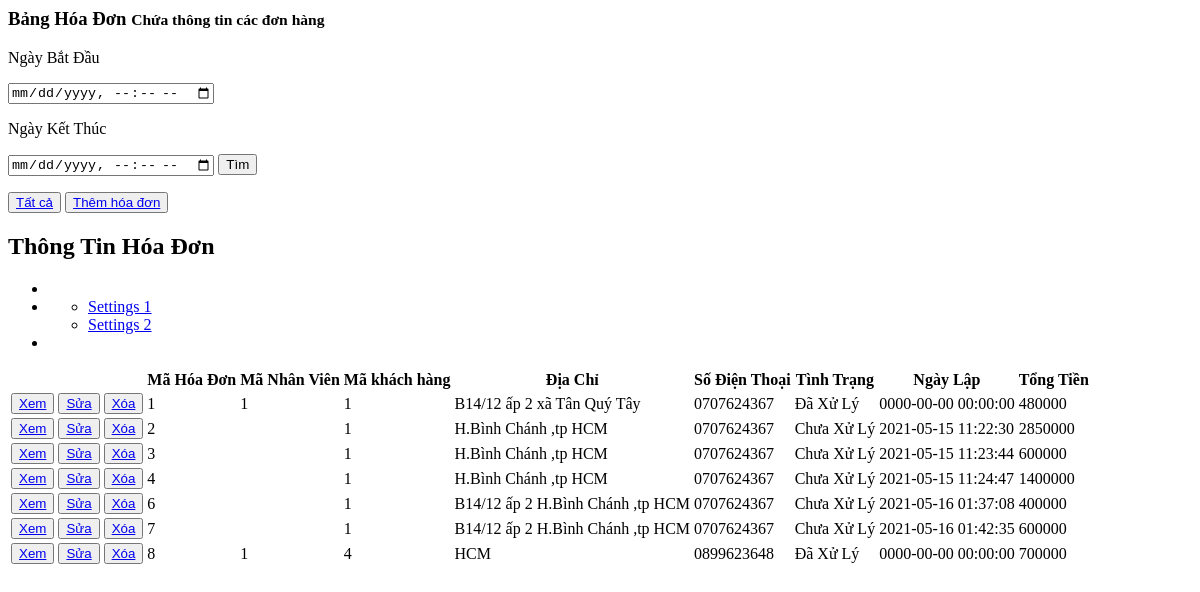
/admin/dashboard/manage_order.php, run on the app's committed database.
### tables this page shows
CREATE TABLE `hoadon` (
  `MA_HD` int(10) UNSIGNED NOT NULL,
  `MA_NV` int(10) UNSIGNED DEFAULT NULL,
  `MA_KH` int(10) UNSIGNED NOT NULL,
  `DIA_CHI` text NOT NULL,
  `SODIENTHOAI` varchar(10) NOT NULL,
  `TINH_TRANG` tinyint(1) DEFAULT NULL,
  `TONG_TIEN` float NOT NULL,
  `NGAY_LAP` datetime NOT NULL
);

### admin/dashboard/manage_order.php (the view, shortened to what this page needs)
<?php
    $con = mysqli_connect("localhost", "root", "", "doanweb2");
    $title_left = '<div class="title_left">
                      <h3>Bảng Hóa Đơn <small>Chứa thông tin các đơn hàng</small></h3>
                  </div>';
    $thead = '<thead>
                <tr>
                  <th></th>
                  <th>Mã Hóa Đơn<a  class="fa fa-chevron-up" aria-hidden="true" href="index.php?manage=orders&sort=up&stt=MA_HD"></a><a class="fa fa-chevron-down" aria-hidden="true" href="index.php?manage=orders&sort=down&stt=MA_HD"></a></th>
                  <th>Mã Nhân Viên<a class="fa fa-chevron-up" aria-hidden="true" href="index.php?manage=orders&sort=up&stt=MA_NV"></a><a class="fa fa-chevron-down" aria-hidden="true" href="index.php?manage=orders&sort=down&stt=MA_NV"></a></th>
                  <th>Mã khách hàng<a class="fa fa-chevron-up" aria-hidden="true" href="index.php?manage=orders&sort=up&stt=MA_KH"></a><a class="fa fa-chevron-down" aria-hidden="true" href="index.php?manage=orders&sort=down&stt=MA_KH"></a></th>
                  <th>Địa Chỉ<a class="fa fa-chevron-up" aria-hidden="true" href="index.php?manage=orders&sort=up&stt=DIA_CHI"></a><a class="fa fa-chevron-down" aria-hidden="true" href="index.php?manage=orders&sort=down&stt=DIA_CHI"></a></th>
                  <th>Số Điện Thoại<a class="fa fa-chevron-up" aria-hidden="true" href="index.php?manage=orders&sort=up&stt=SODIENTHOAI"></a><a class="fa fa-chevron-down" aria-hidden="true" href="index.php?manage=orders&sort=down&stt=SODIENTHOAI"></a></th>
                  <th>Tình Trạng<a class="fa fa-chevron-up" aria-hidden="true" href="index.php?manage=orders&sort=up&stt=TINH_TRANG"></a><a class="fa fa-chevron-down" aria-hidden="true" href="index.php?manage=orders&sort=down&stt=TINH_TRANG"></a></th>
                  <th>Ngày Lập<a class="fa fa-chevron-up" aria-hidden="true" href="index.php?manage=orders&sort=up&stt=NGAY_LAP"></a><a class="fa fa-chevron-down" aria-hidden="true" href="index.php?manage=orders&sort=down&stt=NGAY_LAP"></a></th>
                  <th>Tổng Tiền<a class="fa fa-chevron-up" aria-hidden="true" href="index.php?manage=orders&sort=up&stt=TONG_TIEN"></a><a class="fa fa-chevron-down" aria-hidden="true" href="index.php?manage=orders&sort=down&stt=TONG_TIEN"></a></th>
                </tr>
              </thead>';
    $tr='';
    if (isset($_GET['ngaybatdau']) && isset($_GET['ngayketthuc'])) {
        $Timestart = $_GET['ngaybatdau'];
        $Timesend = $_GET['ngayketthuc'];
        $sql = "SELECT * FROM hoadon WHERE NGAY_LAP BETWEEN '$Timestart' AND '$Timesend'";
        mysqli_query($con, "SET NAMES 'utf8");
        $result = mysqli_query($con, $sql);
        if ($result->num_rows > 0) {
            while ($row = $result->fetch_assoc()) {
                $trangthai = '';
                if ($row["TINH_TRANG"] == '1') {
                    $trangthai = 'Đã Xử Lý';
                } else if ($row["TINH_TRANG"] == '0') {
                    $trangthai = 'Chưa Xử Lý';
                }
                $tr .= '<tr><td>
                <button id="open-update-PN" class="btn btn-success">
                    <a href="index.php?manage=orders&chitiet=true&mahd=' . $row["MA_HD"] . '&tt='. $row["TINH_TRANG"] .'">Xem</a>
                </button>
                <button id="open-update-PN" class="btn btn-warning">
                    <a href="SuaHoaDon.php?mahd=' . $row["MA_HD"] .
                    '&manv=' . $row["MA_NV"] .
                    '&makh=' . $row["MA_KH"] .
                    '&dc=' . $row["DIA_CHI"] .
                    '&sdt=' . $row["SODIENTHOAI"] .
                    '&tt=' . $row["TINH_TRANG"] .
                    '&tien=' . $row["TONG_TIEN"] .
                    '&ngaylap=' . $row["NGAY_LAP"] .'">Sửa' .
                    '</a>
                </button>
                <button id="open-update-PN" class="btn btn-danger">
                    <a href="index.php?manage=orders&xoa=true&mahd='. $row["MA_HD"] .
                    '&tt=' . $row["TINH_TRANG"] . '">Xóa' .
                    '</a>
                </button>
                </td><td>' . $row["MA_HD"] .
                '</td><td>' . $row["MA_NV"] .
                '</td><td>' . $row["MA_KH"] .
                '</td><td>' . $row["DIA_CHI"] .
                '</td><td>' . $row["SODIENTHOAI"] .
                '</td><td>' . $trangthai .
                '</td><td>' . $row["NGAY_LAP"] .
                '</td>';
                $sum=0;
                $MAHD=$row["MA_HD"];
                $sql2 = "SELECT SUM(THANH_TIEN) AS TONG FROM chitiethoadon WHERE MA_HD='$MAHD'";
                $result2 = mysqli_query($con, $sql2);
                    if ($result2->num_rows > 0) {
                        while ($row = $result2->fetch_assoc()) {
                            $sum += $row["TONG"];
                        }
                    }
                $tr.='<td>' . $sum .
                '</td></tr>';
                $sql2="UPDATE hoadon SET TONG_TIEN ='$sum' WHERE MA_HD = '$MAHD'";
                mysqli_query($con, $sql2);
            }
        } else {
        echo "0 results";
        }
    } else if (!isset($_GET['sort']) && !isset($_GET['stt']) || isset($_GET['show'])) {
        $sql = "select * from hoadon";
        mysqli_query($con, "SET NAMES 'utf8");
        $result = mysqli_query($con, $sql);
        if ($result->num_rows > 0) {
            while ($row = $result->fetch_assoc()) {
                $trangthai = '';
                if ($row["TINH_TRANG"] == '1') {
                    $trangthai = 'Đã Xử Lý';
                } else if ($row["TINH_TRANG"] == '0') {
                    $trangthai = 'Chưa Xử Lý';
                }
                $tr .= '<tr><td>
                <button id="open-update-PN" class="btn btn-success">
                    <a href="index.php?manage=orders&chitiet=true&mahd=' . $row["MA_HD"] . '&tt='. $row["TINH_TRANG"] .'">Xem</a>
                </button>
                <button id="open-update-PN" class="btn btn-warning">
                    <a href="SuaHoaDon.php?mahd=' . $row["MA_HD"] .
                    '&manv=' . $row["MA_NV"] .
                    '&makh=' . $row["MA_KH"] .
                    '&dc=' . $row["DIA_CHI"] .
                    '&sdt=' . $row["SODIENTHOAI"] .
                    '&tt=' . $row["TINH_TRANG"] .
                    '&tien=' . $row["TONG_TIEN"] .
                    '&ngaylap=' . $row["NGAY_LAP"] .'">Sửa' .
                    '</a>
                </button>
                <button id="open-update-PN" class="btn btn-danger">
                    <a href="index.php?manage=orders&xoa=true&mahd='. $row["MA_HD"] .
                    '&tt=' . $row["TINH_TRANG"] . '">Xóa' .
                    '</a>
                </button>
                </td><td>' . $row["MA_HD"] .
                '</td><td>' . $row["MA_NV"] .
                '</td><td>' . $row["MA_KH"] .
                '</td><td>' . $row["DIA_CHI"] .
                '</td><td>' . $row["SODIENTHOAI"] .
                '</td><td>' . $trangthai .
                '</td><td>' . $row["NGAY_LAP"] .
                '</td>';
                $sum=0;
                $MAHD=$row["MA_HD"];
                $sql2 = "SELECT SUM(THANH_TIEN) AS TONG FROM chitiethoadon WHERE MA_HD='$MAHD'";
                $result2 = mysqli_query($con, $sql2);
                    if ($result2->num_rows > 0) {
                        while ($row = $result2->fetch_assoc()) {
                            $sum += $row["TONG"];
                        }
                    }
                $tr.='<td>' . $sum .
                '</td></tr>';
                $sql2="UPDATE hoadon SET TONG_TIEN ='$sum' WHERE MA_HD = '$MAHD'";
                mysqli_query($con, $sql2);
            }
        }
    }
    $page_title='<div class="page-title">'
                  .$title_left.
                  '<div class="title_right">
                      <div class="col-md-5 col-sm-5 col-xs-12 form-group pull-right top_search">
                        <div class="input-group">
                          <form action="XuLyTimKiemHoaDon.php" method="get">
                            <p>Ngày Bắt Đầu</p>
                            <input type="datetime-local" class="form-control" placeholder="yyyy-tt-mm" name="ngaybatdau">
                            <p>Ngày Kết Thúc</p>
                            <input type="datetime-local" class="form-control" placeholder="yyyy-tt-mm" name="ngayketthuc">
                            <button>Tìm</button>
                          </form>
                        </div>
                        <button><a href="index.php?manage=orders&show=all">Tất cả</a></button>
                        <button><a href="ThemHoaDon.php">Thêm hóa đơn</a></button>
                      </div>
                  </div>
                </div>';
    $row='<div class="row">
            <div class="col-md-8 col-sm-6 col-xs-12" style="width:100%">
              <div class="x_panel">
                <div class="x_title">
                  <h2>Thông Tin Hóa Đơn </h2>
                  <ul class="nav navbar-right panel_toolbox">
                    <li><a class="collapse-link"><i class="fa fa-chevron-up"></i></a>
                    </li>
                    <li class="dropdown">
                      <a href="#" class="dropdown-toggle" data-toggle="dropdown" role="button" aria-expanded="false"><i class="fa fa-wrench"></i></a>
                      <ul class="dropdown-menu" role="menu">
                        <li><a href="#">Settings 1</a>
                        </li>
                        <li><a href="#">Settings 2</a>
                        </li>
                      </ul>
                    </li>
                    <li><a class="close-link"><i class="fa fa-close"></i></a>
                    </li>
                  </ul>
                  <div class="clearfix"></div>
                </div>
                <div class="x_content">
                  <table class="table table-striped">'
                    .$thead.
                    '<tbody>'
                    .$tr.
                    '</tbody>
                  </table>
                </div>
              </div>
            </div>
          </div>';
    $div='<div class="right_col" role="main">
            <div class="">'
            .$page_title.
            '<div class="clearfix"></div>'
            .$row.'
            </div>
          </div>';
    echo  $div;
?>

### data on the page
hoadon: MA_HD "1", MA_NV "1", MA_KH "1", DIA_CHI "B14/12 ấp 2 xã Tân Quý Tây", SODIENTHOAI "0707624367", TINH_TRANG "Đã Xử Lý", NGAY_LAP "0000-00-00 00:00:00", sum "480000"
hoadon: MA_HD "2", MA_KH "1", DIA_CHI "H.Bình Chánh ,tp HCM", SODIENTHOAI "0707624367", TINH_TRANG "Chưa Xử Lý", NGAY_LAP "2021-05-15 11:22:30", sum "2850000"
hoadon: MA_HD "3", MA_KH "1", DIA_CHI "H.Bình Chánh ,tp HCM", SODIENTHOAI "0707624367", TINH_TRANG "Chưa Xử Lý", NGAY_LAP "2021-05-15 11:23:44", sum "600000"
hoadon: MA_HD "4", MA_KH "1", DIA_CHI "H.Bình Chánh ,tp HCM", SODIENTHOAI "0707624367", TINH_TRANG "Chưa Xử Lý", NGAY_LAP "2021-05-15 11:24:47", sum "1400000"
hoadon: MA_HD "6", MA_KH "1", DIA_CHI "B14/12 ấp 2 H.Bình Chánh ,tp HCM", SODIENTHOAI "0707624367", TINH_TRANG "Chưa Xử Lý", NGAY_LAP "2021-05-16 01:37:08", sum "400000"
hoadon: MA_HD "7", MA_KH "1", DIA_CHI "B14/12 ấp 2 H.Bình Chánh ,tp HCM", SODIENTHOAI "0707624367", TINH_TRANG "Chưa Xử Lý", NGAY_LAP "2021-05-16 01:42:35", sum "600000"
hoadon: MA_HD "8", MA_NV "1", MA_KH "4", DIA_CHI "HCM", SODIENTHOAI "0899623648", TINH_TRANG "Đã Xử Lý", NGAY_LAP "0000-00-00 00:00:00", sum "700000"
